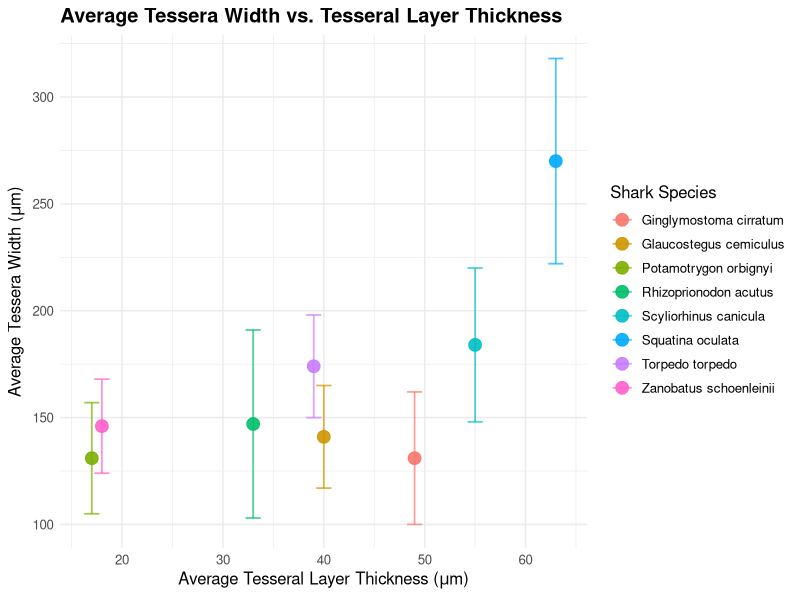

Source code (R):
library(tidyverse)

# 1. Load the data
data <- read_csv("Species w_tesserae thickness and av tessera width + SD.csv")

# 2. Clean and rename the columns
clean_data <- data %>%
  rename(Species = `Species name`,Avg_Tessera_Width = `Average tesseare width (um)`, SD_Tessera_Width = `Standard deviation for tesserae max width (um)`, Avg_Layer_Thickness = `Average tesseral layer thickness (um)`)

# 3. Create the scatter plot with error bars
ggplot(clean_data, aes(x = Avg_Layer_Thickness, y = Avg_Tessera_Width, color = Species)) +
  
  # Add error bars first (so they sit behind the points)
  geom_errorbar(aes(ymin = Avg_Tessera_Width - SD_Tessera_Width, ymax = Avg_Tessera_Width + SD_Tessera_Width), width = 1.5, linewidth = 0.6, alpha = 0.7) +
  
  # Add the points mapping shape to Jaw and colour to Species
  geom_point(size = 4, alpha = 0.9) +
  
  # Labels and scales and minimal theme applied
  labs( title = "Average Tessera Width vs. Tesseral Layer Thickness", x = expression("Average Tesseral Layer Thickness (" * mu * "m)"), y = expression("Average Tessera Width (" * mu * "m)"), color = "Shark Species") +  theme_minimal() +  theme(text = element_text(size = 12),plot.title = element_text(face = "bold"), legend.position = "right")
